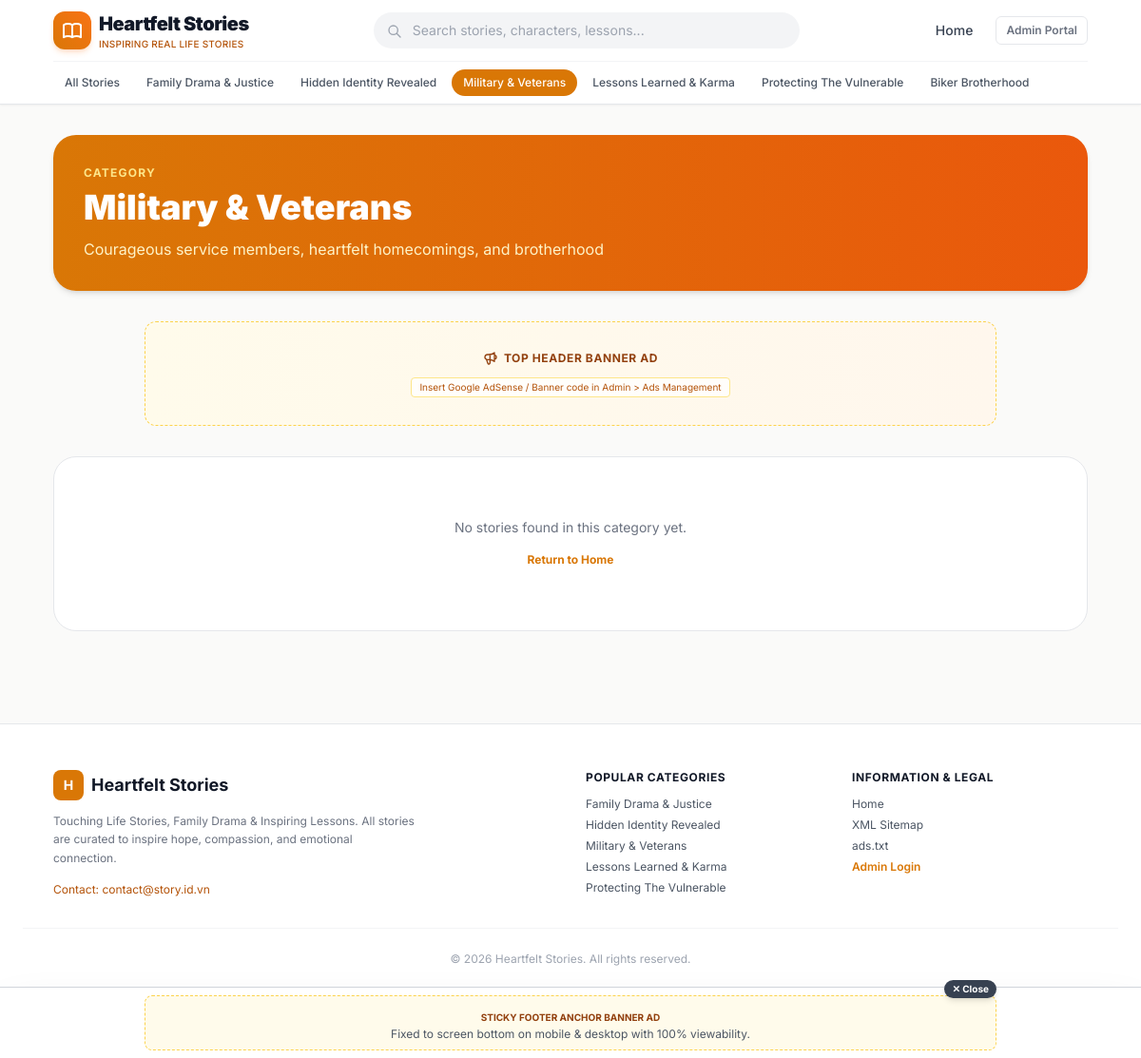
Page /category/military-veterans on the committed database.
### tables this page shows
CREATE TABLE site_settings (
        key TEXT PRIMARY KEY,
        value TEXT
    );

CREATE TABLE categories (
        id INTEGER PRIMARY KEY AUTOINCREMENT,
        name TEXT NOT NULL,
        slug TEXT UNIQUE NOT NULL,
        description TEXT,
        icon TEXT DEFAULT 'book-open',
        sort_order INTEGER DEFAULT 0
    );

CREATE TABLE ads_config (
        id INTEGER PRIMARY KEY AUTOINCREMENT,
        slot_key TEXT UNIQUE NOT NULL,
        name TEXT NOT NULL,
        description TEXT,
        is_enabled INTEGER DEFAULT 1,
        ad_code TEXT DEFAULT '',
        extra_settings TEXT DEFAULT ''
    );

### app/routers/public.py (the view)
@router.get("/category/{slug}", response_class=HTMLResponse)
async def category_view(request: Request, slug: str):
    conn = get_db()
    cursor = conn.cursor()
    cursor.execute("SELECT * FROM categories WHERE slug = ?", (slug,))
    category = cursor.fetchone()
    if not category:
        conn.close()
        raise HTTPException(status_code=404, detail="Không tìm thấy chuyên mục")
    cursor.execute("""
    SELECT s.*, c.name as category_name, c.slug as category_slug,
           (SELECT COUNT(*) FROM story_parts WHERE story_id = s.id) as part_count
    FROM stories s
    LEFT JOIN categories c ON s.category_id = c.id
    WHERE s.category_id = ?
    ORDER BY s.id DESC
    """, (category["id"],))
    stories = [dict(r) for r in cursor.fetchall()]
    conn.close()
    settings = get_site_settings()
    ads = get_ads_config()
    categories = get_categories()
    return templates.TemplateResponse(request=request, name="category.html", context={
        "request": request,
        "settings": settings,
        "ads": ads,
        "categories": categories,
        "category": dict(category),
        "stories": stories,
        "active_category": slug,
        "page_title": f"{category['name']} - {settings.get('site_name', 'Truyện Hay 24h')}"
    })

### app/templates/category.html
{% extends "base.html" %}
{% block content %}
<div class="max-w-6xl mx-auto px-4 sm:px-6 lg:px-8 py-8">
    <div class="mb-8 p-8 rounded-3xl bg-gradient-to-r from-amber-600 to-orange-600 text-white shadow-md">
        <span class="text-xs uppercase tracking-widest text-amber-200 font-bold block mb-2">Category</span>
        <h1 class="text-3xl sm:text-4xl font-black mb-3">{{ category.name }}</h1>
        <p class="text-sm sm:text-base text-amber-100 max-w-2xl">{{ category.description }}</p>
    </div>
    {{ ads_helper.render_ad(ads.get('header_ad'), "max-w-4xl mb-8", settings) }}
    {% if stories %}
    <div class="grid grid-cols-1 sm:grid-cols-2 lg:grid-cols-3 gap-6">
        {% for story in stories %}
        <article class="bg-white dark:bg-gray-900 rounded-2xl overflow-hidden border border-gray-200 dark:border-gray-800 flex flex-col hover:shadow-lg transition-all group">
            <a href="/story/{{ story.slug }}/part-1" class="relative block h-48 overflow-hidden bg-gray-100 dark:bg-gray-800">
                <img src="{{ story.cover_image or 'https://images.unsplash.com/photo-1544717305-2782549b5136?auto=format&fit=crop&w=600&q=80' }}"
                     alt="{{ story.title }}"
                     class="w-full h-full object-cover group-hover:scale-105 transition-transform duration-500">
                <span class="absolute bottom-3 right-3 bg-amber-600 text-white text-[11px] font-bold px-2 py-0.5 rounded shadow">
                    {{ story.part_count }} Parts
                </span>
            </a>
            <div class="p-5 flex-1 flex flex-col justify-between">
                <div>
                    <h3 class="font-bold text-base text-gray-900 dark:text-white group-hover:text-amber-600 transition line-clamp-2 mb-2 leading-snug">
                        <a href="/story/{{ story.slug }}/part-1">{{ story.title }}</a>
                    </h3>
                    <p class="text-xs text-gray-500 dark:text-gray-400 line-clamp-3 leading-relaxed mb-4">
                        {{ story.excerpt }}
                    </p>
                </div>
                <div class="flex items-center justify-between pt-3 border-t border-gray-100 dark:border-gray-800 text-[11px] text-gray-400">
                    <span>⏱️ {{ story.reading_time or 4 }} min read</span>
                    <span class="text-amber-600 font-semibold group-hover:translate-x-1 transition-transform inline-flex items-center">
                        Read now ➔
                    </span>
                </div>
            </div>
        </article>
        {% endfor %}
    </div>
    {% else %}
    <div class="text-center py-16 bg-white dark:bg-gray-900 rounded-3xl border border-gray-200 dark:border-gray-800">
        <p class="text-gray-500 text-sm">No stories found in this category yet.</p>
        <a href="/" class="mt-4 inline-block text-xs text-amber-600 font-bold hover:underline">Return to Home</a>
    </div>
    {% endif %}
</div>
{% endblock %}

### app/templates/base.html (shortened to what this page needs)
{% import "partials/ad_slot.html" as ads_helper %}
<!DOCTYPE html>
<html lang="en" class="scroll-smooth">
<head>
    <script src="https://cdn.tailwindcss.com"></script>
</head>
<body class="bg-stone-50 text-gray-900 antialiased min-h-screen flex flex-col font-sans transition-colors duration-200">
    <header class="sticky top-0 z-40 bg-white/95 dark:bg-gray-900/95 backdrop-blur-md border-b border-gray-200 dark:border-gray-800 shadow-sm">
        <div class="max-w-6xl mx-auto px-4 sm:px-6 lg:px-8">
            <div class="flex items-center justify-between h-16">
                <div class="flex items-center space-x-3">
                    <a href="/" class="flex items-center space-x-2 group">
                        <div class="w-10 h-10 rounded-xl bg-gradient-to-tr from-amber-600 to-orange-500 flex items-center justify-center text-white shadow-md shadow-orange-500/20 group-hover:scale-105 transition-transform">
                        </div>
                        <div>
                            <span class="text-xl font-black tracking-tight text-gray-900 dark:text-white">{{ settings.get('site_name', 'Heartfelt Stories') }}</span>
                            <span class="hidden sm:block text-[10px] text-amber-700 dark:text-amber-400 font-medium tracking-wide uppercase">Inspiring Real Life Stories</span>
                        </div>
                    </a>
                </div>
                <div class="hidden md:flex flex-1 max-w-md mx-8">
                    <form action="/search" method="get" class="w-full relative">
                        <input type="text" name="q" placeholder="Search stories, characters, lessons..." value="{{ query or '' }}"
                               class="w-full bg-gray-100 dark:bg-gray-800 text-gray-900 dark:text-gray-100 rounded-full pl-10 pr-4 py-2 text-sm border border-transparent focus:border-amber-500 focus:bg-white dark:focus:bg-gray-900 focus:outline-none transition">
                        <svg class="w-4 h-4 text-gray-400 absolute left-3.5 top-3" fill="none" stroke="currentColor" viewBox="0 0 24 24"><path stroke-linecap="round" stroke-linejoin="round" stroke-width="2" d="M21 21l-6-6m2-5a7 7 0 11-14 0 7 7 0 0114 0z"></path></svg>
                    </form>
                </div>
                <div class="flex items-center space-x-3">
                    <a href="/" class="text-sm font-medium text-gray-700 dark:text-gray-300 hover:text-amber-600 dark:hover:text-amber-400 px-3 py-1.5 rounded-lg transition">Home</a>
                    <a href="/admin/login" class="hidden sm:inline-flex items-center text-xs font-semibold text-gray-500 hover:text-gray-800 dark:text-gray-400 dark:hover:text-white px-2.5 py-1.5 rounded-md border border-gray-200 dark:border-gray-700 transition">
                        Admin Portal
                    </a>
                </div>
            </div>
            {% if categories %}
            <nav class="flex items-center space-x-1 overflow-x-auto py-2 border-t border-gray-100 dark:border-gray-800 scrollbar-none text-xs whitespace-nowrap">
                <a href="/" class="px-3 py-1.5 rounded-full font-medium transition {{ 'bg-amber-600 text-white' if not active_category else 'text-gray-600 dark:text-gray-300 hover:bg-gray-100 dark:hover:bg-gray-800' }}">
                    All Stories
                </a>
                {% for cat in categories %}
                <a href="/category/{{ cat.slug }}" class="px-3 py-1.5 rounded-full font-medium transition {{ 'bg-amber-600 text-white' if active_category == cat.slug else 'text-gray-600 dark:text-gray-300 hover:bg-gray-100 dark:hover:bg-gray-800' }}">
                    {{ cat.name }}
                </a>
                {% endfor %}
            </nav>
            {% endif %}
        </div>
    </header>
    <main class="flex-grow">
        {% block content %}{% endblock %}
    </main>
    {% if ads.get('sticky_footer_ad') and ads.sticky_footer_ad.is_enabled %}
    <div id="sticky-bottom-ad" class="fixed bottom-0 left-0 right-0 z-40 bg-white/95 dark:bg-gray-900/95 border-t border-gray-300 dark:border-gray-700 shadow-2xl backdrop-blur-md py-2 px-4 transition-all">
        <div class="max-w-4xl mx-auto relative flex flex-col items-center justify-center">
            <button onclick="closeStickyAd()" title="Close Ad" class="absolute -top-4 right-0 bg-gray-700 hover:bg-gray-900 text-white text-[10px] font-bold px-2 py-0.5 rounded-full shadow-md flex items-center space-x-1 cursor-pointer">
                <span>✕ Close</span>
            </button>
            {% if ads.sticky_footer_ad.ad_code and ads.sticky_footer_ad.ad_code.strip() %}
                <div class="w-full flex justify-center overflow-hidden">
                    {{ ads.sticky_footer_ad.ad_code | safe }}
                </div>
            {% elif settings.get('show_ad_placeholders', '1') == '1' %}
                <div class="w-full py-2 px-3 bg-amber-50 dark:bg-gray-800 rounded-lg text-center border border-dashed border-amber-300 dark:border-amber-700">
                    <span class="text-[10px] font-bold text-amber-800 dark:text-amber-400 uppercase">Sticky Footer Anchor Banner Ad</span>
                    <span class="text-xs text-gray-600 dark:text-gray-300 block">Fixed to screen bottom on mobile & desktop with 100% viewability.</span>
                </div>
            {% endif %}
        </div>
    </div>
    {% endif %}
    <footer class="bg-white dark:bg-gray-900 border-t border-gray-200 dark:border-gray-800 mt-16 pt-12 pb-24 text-gray-600 dark:text-gray-400 text-sm">
        <div class="max-w-6xl mx-auto px-4 sm:px-6 lg:px-8 grid grid-cols-1 md:grid-cols-4 gap-8 mb-8">
            <div class="md:col-span-2">
                <div class="flex items-center space-x-2 mb-3">
                    <div class="w-8 h-8 rounded-lg bg-amber-600 flex items-center justify-center text-white font-bold">H</div>
                    <span class="text-lg font-bold text-gray-900 dark:text-white">{{ settings.get('site_name', 'Heartfelt Stories') }}</span>
                </div>
                <p class="text-xs text-gray-500 dark:text-gray-400 leading-relaxed max-w-sm mb-4">
                    {{ settings.get('tagline', 'Touching Life Stories, Family Drama & Inspiring Lessons') }}. All stories are curated to inspire hope, compassion, and emotional connection.
                </p>
                <div class="flex items-center space-x-2 text-xs text-amber-700 dark:text-amber-400">
                    <span>Contact: {{ settings.get('contact_email', 'contact@story.id.vn') }}</span>
                </div>
            </div>
            <div>
                <h4 class="text-xs font-bold uppercase tracking-wider text-gray-900 dark:text-white mb-3">Popular Categories</h4>
                <ul class="space-y-1.5 text-xs">
                    {% for cat in categories[:5] %}
                    <li><a href="/category/{{ cat.slug }}" class="hover:text-amber-600 transition">{{ cat.name }}</a></li>
                    {% endfor %}
                </ul>
            </div>
            <div>
                <h4 class="text-xs font-bold uppercase tracking-wider text-gray-900 dark:text-white mb-3">Information & Legal</h4>
                <ul class="space-y-1.5 text-xs">
                    <li><a href="/" class="hover:text-amber-600 transition">Home</a></li>
                    <li><a href="/sitemap.xml" class="hover:text-amber-600 transition">XML Sitemap</a></li>
                    <li><a href="/ads.txt" class="hover:text-amber-600 transition">ads.txt</a></li>
                    <li><a href="/admin/dashboard" class="text-amber-600 font-semibold hover:underline">Admin Login</a></li>
                </ul>
            </div>
        </div>
        <div class="max-w-6xl mx-auto px-4 sm:px-6 lg:px-8 border-t border-gray-100 dark:border-gray-800 pt-6 text-center text-xs text-gray-400">
            © 2026 {{ settings.get('site_name', 'Heartfelt Stories') }}. All rights reserved.
        </div>
    </footer>
</body>
</html>

### app/templates/partials/ad_slot.html (shortened to what this page needs)
{% macro render_ad(slot_data, extra_classes="", settings={}) %}
    {% if slot_data and slot_data.is_enabled %}
        {% if slot_data.ad_code and slot_data.ad_code.strip() %}
            <div class="ad-slot my-6 mx-auto text-center flex flex-col items-center justify-center overflow-hidden {{ extra_classes }}">
                <span class="text-[9px] uppercase tracking-wider text-gray-400 dark:text-gray-500 mb-1 font-mono">Advertisement</span>
                <div class="w-full flex justify-center">{{ slot_data.ad_code | safe }}</div>
            </div>
        {% elif settings.get('show_ad_placeholders', '1') == '1' %}
            <div class="ad-placeholder my-6 mx-auto p-4 bg-gradient-to-r from-amber-50 to-orange-50 dark:from-gray-800 dark:to-gray-800/80 rounded-xl border border-dashed border-amber-300 dark:border-amber-700/60 text-center flex flex-col items-center justify-center min-h-[110px] {{ extra_classes }}">
                <div class="flex items-center space-x-1.5 text-amber-800 dark:text-amber-400 mb-1">
                    <span class="text-xs font-bold uppercase tracking-wider">{{ slot_data.name }}</span>
                </div>
                <span class="mt-2 text-[10px] text-amber-700 dark:text-amber-300 bg-white/80 dark:bg-gray-700 px-2 py-0.5 rounded border border-amber-200 dark:border-gray-600">
                    Insert Google AdSense / Banner code in Admin &gt; Ads Management
                </span>
            </div>
        {% endif %}
    {% endif %}
{% endmacro %}

### rows in the picture
site_settings: get "Heartfelt Stories"
categories: name "Family Drama & Justice"
categories: name "Hidden Identity Revealed"
categories: name "Military & Veterans", description "Courageous service members, heartfelt homecomings, and brotherhood"
categories: name "Lessons Learned & Karma"
categories: name "Protecting The Vulnerable"
categories: name "Biker Brotherhood"
ads_config: name "TOP HEADER BANNER AD"
site_settings: get "Touching Life Stories, Family Drama & Inspiring Lessons"
site_settings: get "contact@story.id.vn"
